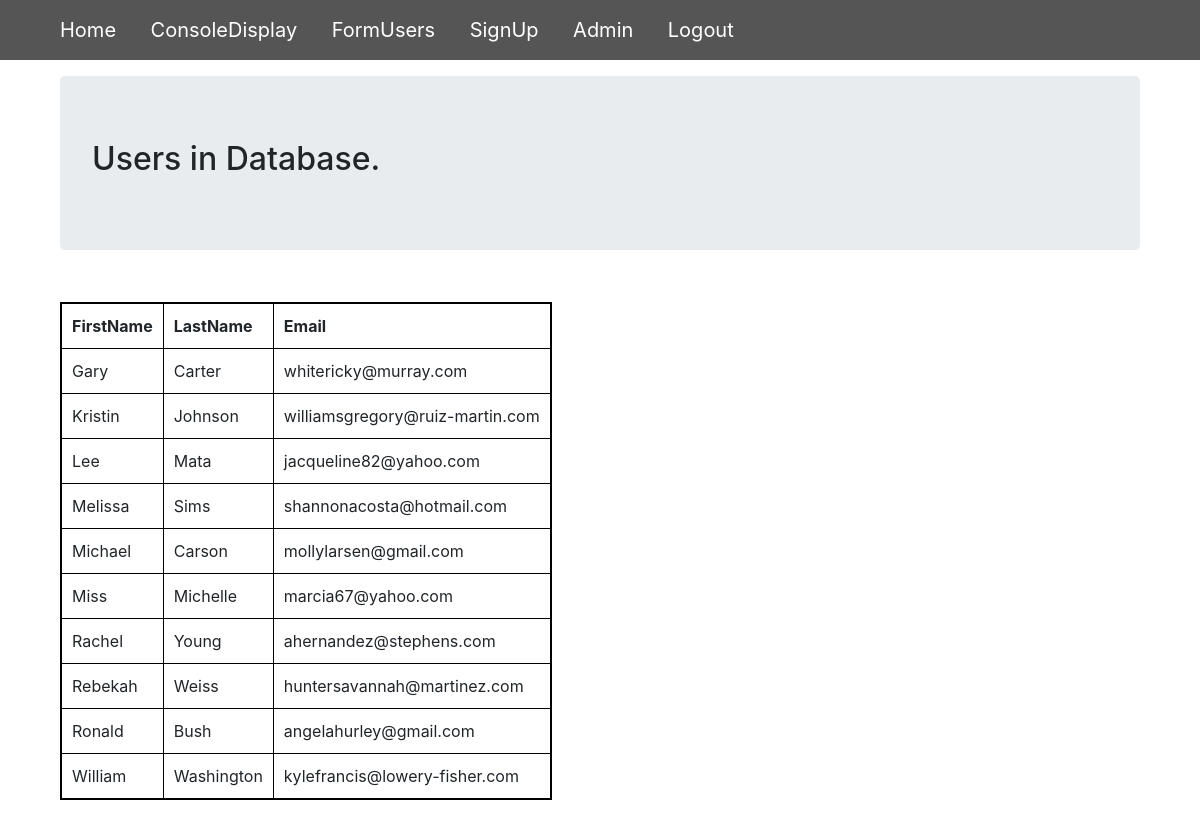
The app's page /simple_form/users (signed in), older data.
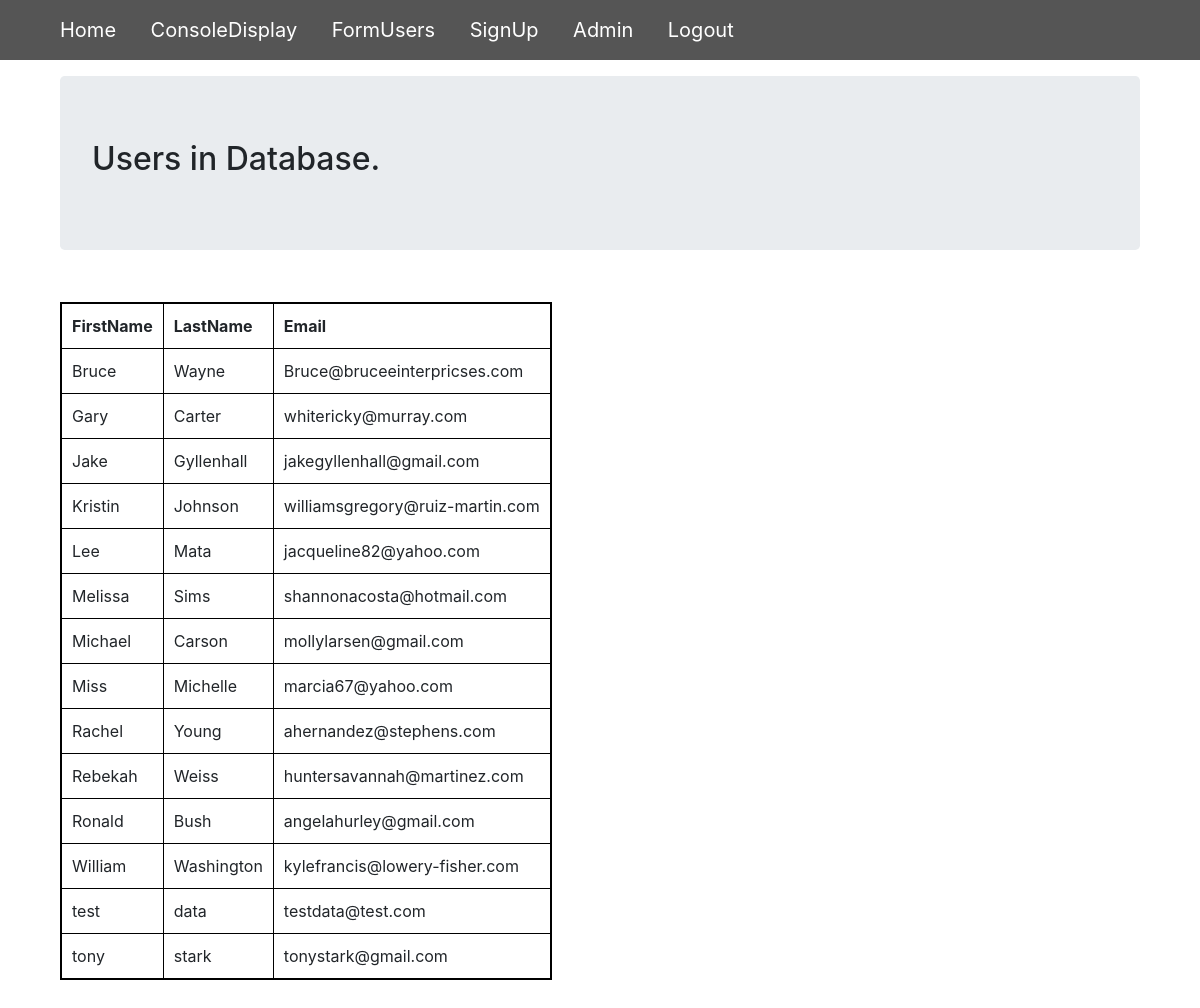
The same page, newer data.
### app_one/models.py (models this page shows)
class UserInfo(models.Model):
    first_name = models.CharField(max_length=128)
    last_name = models.CharField(max_length=128)
    email = models.EmailField(max_length=128, unique=True)

### app_one/views.py (the view)
# urls.py: path('simple_form/users', views.simple_form_users, name='simple_form_users'),
@login_required
def simple_form_users(request):
    user_list = UserInfo.objects.order_by('first_name')
    form_users_list = {'user_list': user_list}
    return render(request, 'app_one/simple_form_users.html', context=form_users_list )

### templates/app_one/simple_form_users.html
{% extends 'app_one/base.html' %}
{% block body_block %}
<div class="container clearfix">
  <div class="jumbotron">
    <h2>Users in Database.</h2>
  </div>
  <table>
    <thead>
      <th>FirstName</th>
      <th>LastName</th>
      <th>Email</th>
    </thead>
    {% for people in user_list %}
      <tr>
        <td>{{ people.first_name }}</td>
        <td>{{ people.last_name }}</td>
        <td>{{ people.email }}</td>
      </tr>
    {% endfor %}
  </table>
</div>
{% endblock %}

### templates/app_one/base.html (shortened to what this page needs)
<!DOCTYPE html>
{% load staticfiles %}
<html lang="en" dir="ltr">
  <head>
    <link rel="stylesheet" href="{% static "css/bootstrap.min.css" %}">
    <link rel="stylesheet" href="{% static "css/style.css" %}">
  </head>
  <body>
    <nav>
      <ul class="container">
          <li><a href="{% url 'index' %}">Home</a></li>
          <li><a href="{% url 'simple_form' %}">ConsoleDisplay</a></li>
          <li><a href="{% url 'simple_form_users' %}">FormUsers</a></li>
          <li><a href="{% url 'app_one:sign_up' %}">SignUp</a></li>
          <li class="mr-auto"><a href="{% url 'admin:index' %}">Admin</a></li>
          {% if user.is_authenticated %}
            <li><a href="{% url 'logout' %}">Logout</a></li>
          {% else %}
            <li><a href="{% url 'app_one:register' %}">Register</a></li>
           <li><a href="{% url 'app_one:user_login' %}">Login</a></li>
          {% endif %}
      </ul>
    </nav>
    <div class="container">
      {% block body_block %}
      {% endblock %}
    </div>
  </body>
</html>

### static/css/style.css (style rules this page uses)
* { margin: 0; padding: 0; box-sizing: border-box; }
table { float: left; margin-top: 20px; margin-bottom: 40px; border: 2px solid #000; }
td, th { border: 1px solid #000; padding: 10px; }
nav { background-color: #555; }
ul { list-style: none; text-align: left; }
li { display: inline-block; padding: 15px; transition: background-color 0.3s; }
li a:link, li a:visited { color: #fff; text-decoration: none; font-size: 20px; font-weight: 400; }

Row changes from the older to the newer data that the page shows:
added UserInfo: first_name "Bruce", last_name "Wayne", email "Bruce@bruceeinterpricses.com"
added UserInfo: first_name "Jake", last_name "Gyllenhall", email "jakegyllenhall@gmail.com"
added UserInfo: first_name "test", last_name "data", email "testdata@test.com"
added UserInfo: first_name "tony", last_name "stark", email "tonystark@gmail.com"
